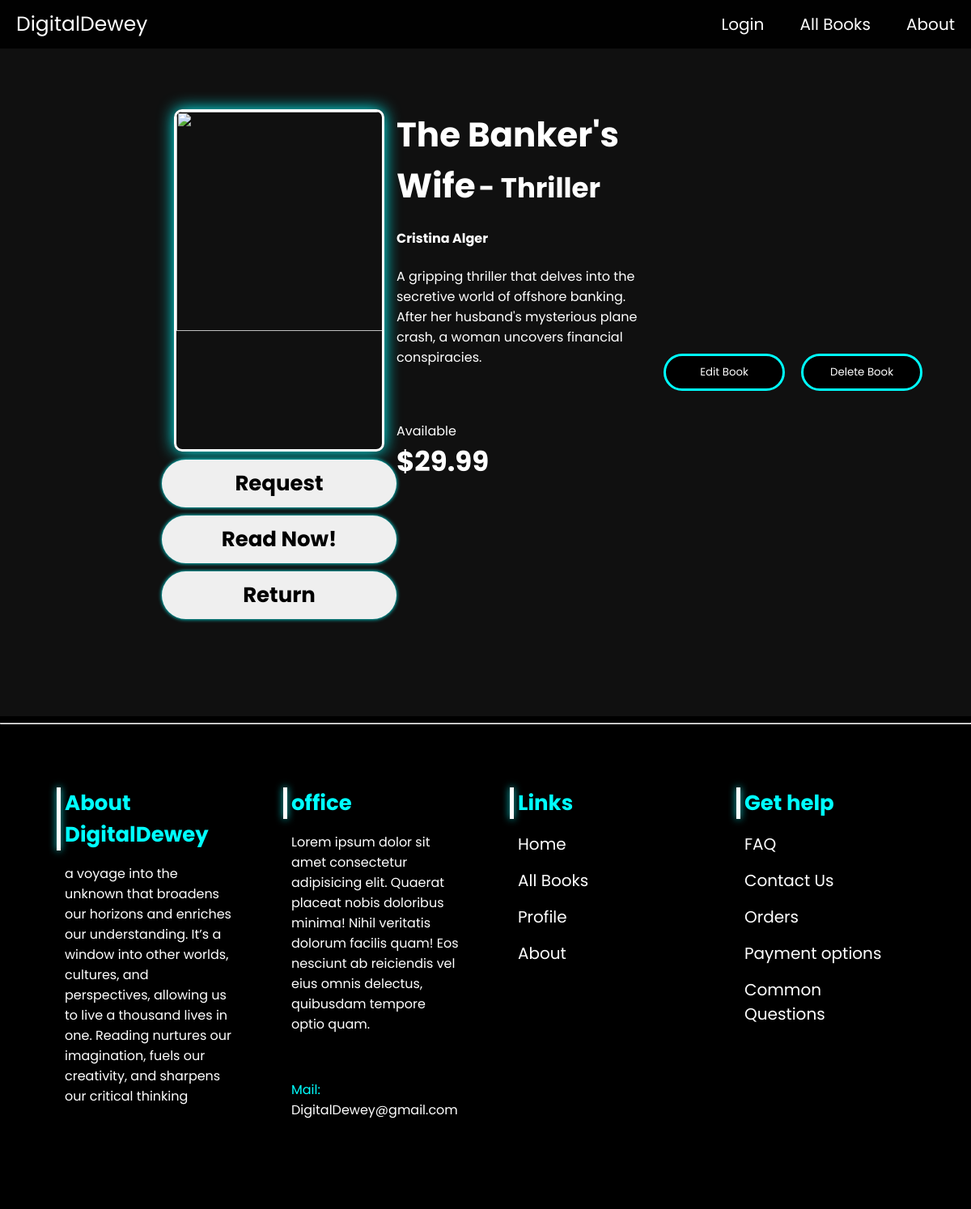
The page /Book_Details/3/ on the database its author committed.
### Books/models.py (models this page shows, shortened)
class Book(models.Model):
    title = models.CharField(max_length=100)
    author = models.CharField(max_length=100)
    cover = models.ImageField(upload_to='covers/', default='/static/imgs/Books/(43).jpg')
    category = models.CharField(max_length=100, default='Category')
    price = models.TextField(max_length=10, default="0.00")
    available = models.CharField(default='Available', max_length=100,blank=True, null=True)
    description = models.TextField(blank=True, null=True)
    section = models.CharField(max_length=100, default='General',blank=True, null=True)

### page/views.py (the view)
# urls.py: path('Book_Details/<int:book_id>/', views.BD, name='Book_Details'),
def BD(request, book_id):
    book = Book.objects.get(id=book_id)
    myuser =  request.user
    return render(request, 'Books/Book-Details.html', {'book': book, 'user': myuser})

### templates/Books/Book-Details.html (shortened to what this page needs)
{% extends 'Assets-HTML/Footer.html' %}
{% block content %}
<!DOCTYPE html>
<html>
    <head>
        {% load static %}
        <link rel="stylesheet" href="{% static 'Styles/Bookdetails.css'%}">
        <script src="{% static 'Scripts/BD.js'%}" defer></script> defer></script>
    </head>
    <body>
        <div class="wrap">
            <div class="BookCover">
                <img src="" id="image">
                <button class="borrowButton" id="borrowButton">Borrow</button>
                <button class="readButton" id="readButton"></button>
                <button class="readButton" id="returnButton" type="button">Return</button>
            </div>
            <div class="text-box" id="text-container">
                <h2 id="name" style="display: inline;">{{ book.title }}</h2>
                <h3 id="category" style="display: inline;"> - {{ book.category }}</h3>
                <h4 id="author">{{ book.author }}</h4>
                <p id="description">{{ book.description }}</p>
                <br><br>
                <span id="availability">{{ book.available }}</span>
                <h3 id="price">{{ book.price }}</h3>
            </div>
            <div class="buttons">
                <button class="btn1" id="editButton" type="button" onclick="editBookForm()">Edit Book</button>
                <button class="btn1" id="delButton" type="button">Delete Book</button>
            </div>
        </div>
    </body>
</html>
{% endblock %}

### project/static/Styles/Footer.css (style rules this page uses)
* { font-family: "Poppins"; box-sizing: border-box; }

### project/static/Styles/Bookdetails.css (style rules this page uses)
* { font-family: "Poppins"; box-sizing: border-box; }
body { background-color: #181818; justify-content: center; align-items: center; margin: 0; }
body::after { content: ""; background: rgba(0, 0, 0, 0.3); backdrop-filter: blur(10px); position: fixed; top: 0; left: 0; width: 100%; height: 100%; z-index: -1; }
.BookCover { height: 100%; width: 290px; }
.text-box { height: 100%; width: calc(100% - 290px); color: #fff; }
.text-box p { font-size: 16px; max-width: 300px; }
.text-box h2 { margin: 0 auto; position: relative; top: 0; font-size: 42px; }
.text-box h3 { font-size: 34px; margin: 0 auto; }
.btn1 { position: relative; display: flex; justify-content: center; width: 150px; border: 3px solid aqua; padding: 10px; border-radius: 50px; transition: 0.3s; font-family: "Poppins"; background-color: black; color: #fff; cursor: pointer; }
.BookCover .borrowButton { position: relative; margin-top: 10px; width: 100%; border: none; border-radius: 30px; box-shadow: 0 0 5px aqua; padding: 10px; font-size: 26px; font-weight: 700; transition: 0.3s; cursor: pointer; }
.readButton { position: relative; margin-top: 10px; width: 100%; border: none; border-radius: 30px; box-shadow: 0 0 5px aqua; padding: 10px; font-size: 26px; font-weight: 700; transition: 0.3s; cursor: pointer; }

### rows shown on the page
Book: title "The Banker's Wife", category "Thriller", author "Cristina Alger", description "A gripping thriller that delves into the secretive world of offshore banking. After her husband's mysterious plane crash, a woman uncovers financial conspiracies.", available "Available", price "$29.99"
